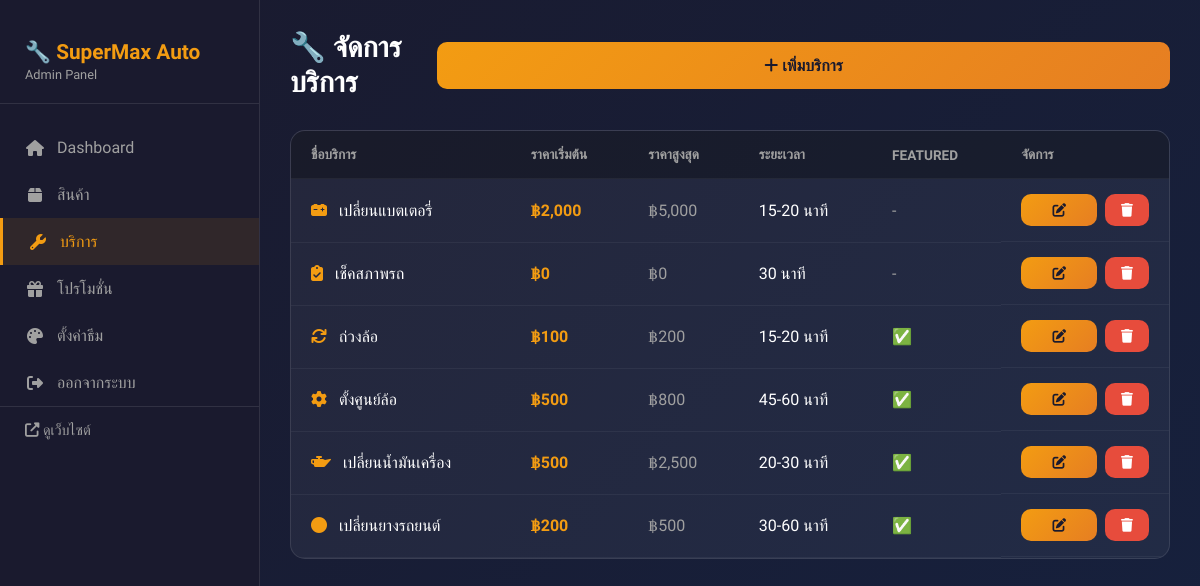
Screenshot of /admin/services.php (signed in) with the database file from the repository.
### tables this page shows
CREATE TABLE IF NOT EXISTS services (
    id INT AUTO_INCREMENT PRIMARY KEY,
    name VARCHAR(100) NOT NULL,
    name_en VARCHAR(100),
    description TEXT,
    price_start DECIMAL(10,2),
    price_end DECIMAL(10,2),
    duration VARCHAR(50),
    icon VARCHAR(50),
    image VARCHAR(255),
    is_featured TINYINT(1) DEFAULT 0,
    created_at TIMESTAMP DEFAULT CURRENT_TIMESTAMP
);

### config/database.php (called while the page is built, shortened)
<?php
function getConnection()
{
    try {
        $dsn = "mysql:host=" . DB_HOST . ";dbname=" . DB_NAME . ";charset=" . DB_CHARSET;
        $options = [
            PDO::ATTR_ERRMODE => PDO::ERRMODE_EXCEPTION,
            PDO::ATTR_DEFAULT_FETCH_MODE => PDO::FETCH_ASSOC,
            PDO::ATTR_EMULATE_PREPARES => false,
        ];
        return new PDO($dsn, DB_USER, DB_PASS, $options);
    } catch (PDOException $e) {
        die("Database connection failed: " . $e->getMessage());
    }
}
function fetchAll($sql, $params = [])
{
    $pdo = getConnection();
    $stmt = $pdo->prepare($sql);
    $stmt->execute($params);
    return $stmt->fetchAll();
}
?>

### admin/services.php (the view, shortened to what this page needs)
<?php
require_once 'header.php';
$services = fetchAll("SELECT * FROM services ORDER BY id DESC");
?>
<div class="page-header">
    <h1>🔧 จัดการบริการ</h1>
    <a href="service-edit.php" class="btn btn-primary">
        <i class="fas fa-plus"></i> เพิ่มบริการ
    </a>
</div>
<div class="table-container">
    <table class="data-table">
        <thead>
            <tr>
                <th>ชื่อบริการ</th>
                <th>ราคาเริ่มต้น</th>
                <th>ราคาสูงสุด</th>
                <th>ระยะเวลา</th>
                <th>Featured</th>
                <th>จัดการ</th>
            </tr>
        </thead>
        <tbody>
            <?php foreach ($services as $service): ?>
                <tr>
                    <td>
                        <i class="fas <?php echo $service['icon'] ?: 'fa-cog'; ?>"
                            style="color: var(--primary); margin-right: 8px;"></i>
                        <?php echo htmlspecialchars($service['name']); ?>
                    </td>
                    <td style="color: var(--primary); font-weight: 600;">
                        ฿<?php echo number_format($service['price_start']); ?>
                    </td>
                    <td style="color: var(--light-gray);">
                        ฿<?php echo number_format($service['price_end']); ?>
                    </td>
                    <td><?php echo htmlspecialchars($service['duration']); ?></td>
                    <td>
                        <?php if ($service['is_featured']): ?>
                            <span style="color: var(--success);">✅</span>
                        <?php else: ?>
                            <span style="color: var(--light-gray);">-</span>
                        <?php endif; ?>
                    </td>
                    <td class="actions">
                        <a href="service-edit.php?id=<?php echo $service['id']; ?>" class="btn btn-primary btn-sm">
                            <i class="fas fa-edit"></i>
                        </a>
                        <a href="services.php?delete=<?php echo $service['id']; ?>" class="btn btn-danger btn-sm"
                            onclick="return confirm('ต้องการลบบริการนี้หรือไม่?')">
                            <i class="fas fa-trash"></i>
                        </a>
                    </td>
                </tr>
            <?php endforeach; ?>
        </tbody>
    </table>
</div>
<?php require_once 'footer.php'; ?>

### admin/admin.css (style rules this page uses)
:root { --primary: #f39c12; --primary-dark: #e67e22; --dark: #1a1a2e; --dark-light: #16213e; --dark-medium: #0f3460; --light: #ffffff; --light-gray: #a0a0a0; --success: #27ae60; --danger: #e74c3c; --warning: #f39c12; }
* { margin: 0; padding: 0; box-sizing: border-box; }
body { font-family: 'Prompt', 'Segoe UI', sans-serif; background: linear-gradient(135deg, var(--dark), var(--dark-light)); min-height: 100vh; color: var(--light); }
.btn { display: inline-block; padding: 14px 28px; border: none; border-radius: 10px; font-size: 1rem; font-weight: 600; cursor: pointer; text-decoration: none; transition: all 0.3s; text-align: center; }
.btn-primary { background: linear-gradient(135deg, var(--primary), var(--primary-dark)); color: var(--dark); width: 100%; }
.btn-danger { background: var(--danger); color: white; }
.btn-sm { padding: 8px 16px; font-size: 0.85rem; }
.page-header { display: flex; justify-content: space-between; align-items: center; margin-bottom: 30px; }
.page-header h1 { font-size: 1.8rem; }
.table-container { background: rgba(255, 255, 255, 0.05); border-radius: 15px; border: 1px solid rgba(255, 255, 255, 0.1); overflow: hidden; }
.data-table { width: 100%; border-collapse: collapse; }
.data-table th, .data-table td { padding: 15px 20px; text-align: left; border-bottom: 1px solid rgba(255, 255, 255, 0.05); }
.data-table th { background: rgba(0, 0, 0, 0.3); color: var(--light-gray); font-weight: 600; font-size: 0.85rem; text-transform: uppercase; }
.actions { display: flex; gap: 8px; }

### rows the page displays
services: name "เปลี่ยนแบตเตอรี่", price_start "2,000", price_end "5,000", duration "15-20 นาที"
services: name "เช็คสภาพรถ", price_start "0", price_end "0", duration "30 นาที"
services: name "ถ่วงล้อ", price_start "100", price_end "200", duration "15-20 นาที"
services: name "ตั้งศูนย์ล้อ", price_start "500", price_end "800", duration "45-60 นาที"
services: name "เปลี่ยนน้ำมันเครื่อง", price_start "500", price_end "2,500", duration "20-30 นาที"
services: name "เปลี่ยนยางรถยนต์", price_start "200", price_end "500", duration "30-60 นาที"
